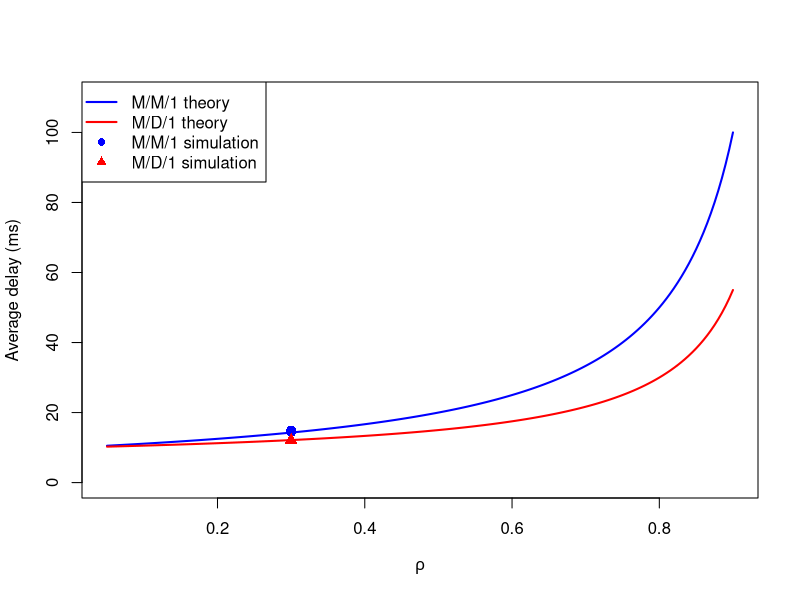

R code for this plot:
S <- 0.01                                    # mean transmission time (s)
rho <- seq(0.05, 0.9, by = 0.005)
W_mm1 <- 1000 * S / (1 - rho)                # ms
W_md1 <- 1000 * S * (2 - rho) / (2 * (1 - rho))

sim <- data.frame(rho   = c(0.3, 0.3, 0.3, 0.3),
                  model = c("mm1", "mm1", "md1", "md1"),
                  delay = c(14.473, 14.836, 12.047, 12.090))   # add rho = 0.9 rows

jpeg("E7_delay_vs_rho.jpeg", width = 900, height = 600, res = 120)
plot(rho, W_mm1, type = "l", lwd = 2, col = "blue", ylim = c(0, 110),
     xlab = expression(rho), ylab = "Average delay (ms)")
lines(rho, W_md1, lwd = 2, col = "red")
points(sim$rho, sim$delay, pch = ifelse(sim$model == "mm1", 16, 17),
       col = ifelse(sim$model == "mm1", "blue", "red"), cex = 1.3)
legend("topleft", legend = c("M/M/1 theory", "M/D/1 theory", "M/M/1 simulation", "M/D/1 simulation"),
       col = c("blue", "red", "blue", "red"), lty = c(1, 1, NA, NA), pch = c(NA, NA, 16, 17), lwd = 2)
dev.off()
